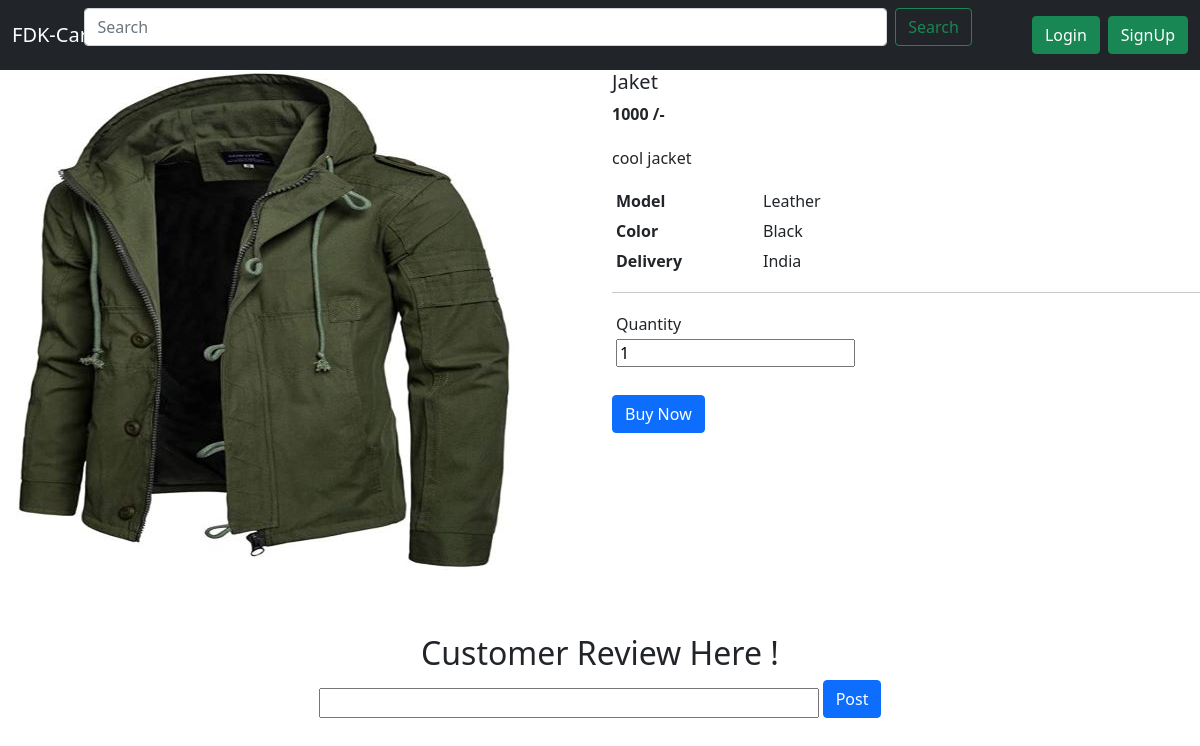
The page /shop/10cartview on the database its author committed.
### shop/models.py (models this page shows)
class usercart(models.Model):
    username=models.CharField(max_length=255)
    pr_id=models.AutoField
    pr_name=models.CharField(max_length=250)
    pr_date=models.DateField()
    pr_desc=models.CharField(max_length=500)
    pr_price=models.IntegerField()
    pr_img=models.ImageField(upload_to="shop/image")
    Model=models.CharField(max_length=266)
    color=models.CharField(max_length=266,default='Black')

### shop/views.py (the view)
# urls.py: path('<int:id>cartview',views.cartview,name='cartview'),
def cartview(request,id):
    product=usercart.objects.filter(id=id)
    if request.method == 'POST':
        Username=User.objects.get(username=request.user)
        review1=request.POST.get('review')
        id1=id
        save1=review(username=Username,review=review1,idr=id1)
        save1.save()
    vir=review.objects.filter(idr=id)
    return render(request,'shop/cartviewprd.html',{'product':product,'vir':vir})

### shop/templates/shop/cartviewprd.html (shortened to what this page needs)
{% load static %}
<link href="https://cdn.jsdelivr.net/npm/bootstrap@5.0.0-beta2/dist/css/bootstrap.min.css" rel="stylesheet">
<nav class="navbar navbar-expand-lg navbar-dark bg-dark">
        <div class="container-fluid">
          <a class="navbar-brand" href="#">FDK-Cart</a>
          <div class="collapse navbar-collapse" id="navbarSupportedContent">
            <ul class="navbar-nav me-auto mb-2 mb-lg-0">
              <li class="nav-item">
                <a class="nav-link active" aria-current="page" href="/">Home</a>
              </li>
              <li class="nav-item">
                <a class="nav-link" href="{%url 'Category' %}">Store</a>
              </li>
              <li class="nav-item dropdown">
                <a class="nav-link dropdown-toggle" href="#" id="navbarDropdown" role="button" data-bs-toggle="dropdown" aria-expanded="false">
                </a>
              </li>
            </ul>
            <form method='POST' action="{%url 'Search' %}" class="d-flex"> {% csrf_token %}
              <input style='width: 235%;margin-left: -175%;' class="form-control me-2" type="search" name='query' placeholder="Search" aria-label="Search">
              <button class="btn btn-outline-success" type="submit">Search</button>
            </form>
            {% if user.is_authenticated %}
            <li class="nav-item dropdown">
                <a style='width:auto;color:white;margin-top:-15%;margin-left:6%;border:solid;border-radius:25px;background:#198754;border-width:0px' class="nav-link dropdown-toggle" href="#" id="navbarDropdown" role="button" data-bs-toggle="dropdown" aria-expanded="false">
                  Welcome {{request.user}}
                </a>
                <ul class="dropdown-menu" aria-labelledby="navbarDropdown">
                  <li><a class="dropdown-item" href="signout">Logout</a></li>
                </ul>
              </li>
            {% else %}
            <button type="button" class="btn btn-success mx-2" data-bs-toggle="modal" data-bs-target="#loginModal">
                Login
            </button>
            <button type="button" class="btn btn-success mr-2" data-bs-toggle="modal" data-bs-target="#SignupModal">
                SignUp
            </button>{% endif %}
          </div>
        </div>
    </nav>
<section class="mb-5">
  <div class="row">
  {% for product in product %}
    <div class="col-md-6 mb-4 mb-md-0">
      <div class="mdb-lightbox">
        <div class="row product-gallery mx-1">
          <div class="col-12 mb-0">
            <figure class="view overlay rounded z-depth-1 main-img">
              <a href="/media/{{product.pr_img}}"
                data-size="710x823">
                <img src="/media/{{product.pr_img}}"
                  class="img-fluid z-depth-1">
              </a>
            </figure>
          </div>
        </div>
      </div>
    </div>
    <div class="col-md-6">
      <h5>{{product.pr_name}}</h5>
      <p><span class="mr-1"><strong>{{product.pr_price}} /-</strong></span></p>
      <p class="pt-1">{{product.pr_desc}}</p>
      <div class="table-responsive">
        <table class="table table-sm table-borderless mb-0">
          <tbody>
            <tr>
              <th class="pl-0 w-25" scope="row"><strong>Model</strong></th>
              <td>{{product.Model}}</td>
            </tr>
            <tr>
              <th class="pl-0 w-25" scope="row"><strong>Color</strong></th>
              <td>{{product.color}}</td>
            </tr>
            <tr>
              <th class="pl-0 w-25" scope="row"><strong>Delivery</strong></th>
              <td>India</td>
            </tr>
          </tbody>
        </table>
      </div>
      <hr>
      <div class="table-responsive mb-2">
        <table class="table table-sm table-borderless">
          <tbody>
            <tr>
              <td class="pl-0 pb-0 w-25">Quantity</td>
            </tr>
            <tr>
              <td class="pl-0">
                <div class="def-number-input number-input safari_only mb-0">
                  <input class="quantity" min="0" name="quantity" value="1" type="number">
                </div>
              </td>
            </tr>
          </tbody>
        </table>
      </div>
      <button type="button" class="btn btn-primary" data-toggle="modal" data-target="#exampleModal">
      Buy Now
</button></form>
<form method = 'POST' action='cart'>{% csrf_token %}
    </div></form>
    {% endfor %}
  </div>
</section>
<center><h2>Customer Review Here ! </h2></center>
<form method='POST' action=''><center>{% csrf_token %}
<input type ='text' name='review' style='width:500px;font-family:Lucida Sans;'>
<button type='submit' class="btn btn-primary btn-md mr-1 mb-2">Post</button></center>

### rows shown on the page
usercart: pr_img (picture), pr_name "Jaket", pr_price "1000", pr_desc "cool jacket", Model "Leather", color "Black"
